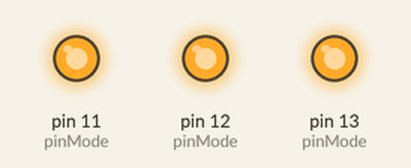
Recording of a sketch running on a simulated Arduino Uno, built with avr-gcc and run on an emulated ATmega328P. On the bench: output pins drawn as LEDs (lit = HIGH).

Above: at 0.5 s.
At 2.5 s:
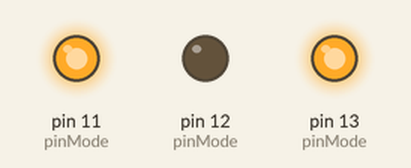
At 3.5 s:
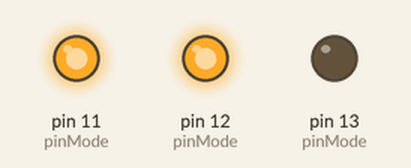
At 4.5 s:
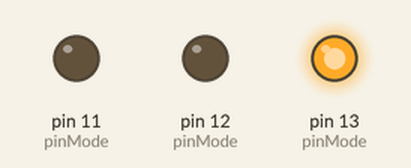
At 6.5 s:
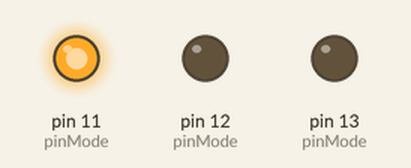
At 8.5 s:
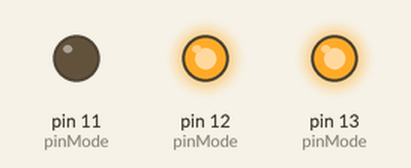
Timing chart, 0 to 9.1 s (numbered marks = the images above):
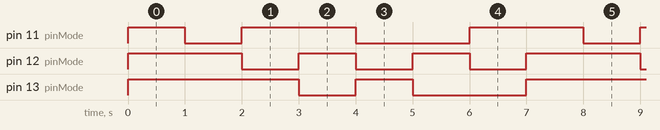

Measured:
- by itself, pin 11 (pinMode): repeats every 7.0 s: LOW 1.0 s, HIGH 2.0 s, LOW 2.0 s, HIGH 2.0 s
- by itself, pin 12 (pinMode): repeats every 7.0 s: 2 × (LOW 1.0 s, HIGH 1.0 s), LOW 1.0 s, HIGH 2.0 s
- by itself, pin 13 (pinMode): repeats every 7.0 s: LOW 1.0 s, HIGH 1.0 s, LOW 2.0 s, HIGH 3.0 s

The sketch:

allcolorled.ino
```cpp
int red=13;
int green=12;
int blue=11;
void setup() {
  // put your setup code here, to run once:
  Serial.begin(9600);
  pinMode(13,OUTPUT);   //pinMode(A0,OUTPUT);
  pinMode(12,OUTPUT);   //pinMode(A1,OUTPUT);
  pinMode(11,OUTPUT);   //pinMode(A2,OUTPUT);
}

void loop() {
  // put your main code here, to run repeatedly:

  all();
  c1();
  c2();
  c3();
  c4();
  c5();
  c6();
}
void all()
{
    digitalWrite(13,HIGH);   //analogWrite(A0,OUTPUT);
    digitalWrite(12,HIGH);
    digitalWrite(11,HIGH);
    delay(1000);
}
void c1()
{
   digitalWrite(13,HIGH);
    digitalWrite(12,HIGH);
    digitalWrite(11,LOW);
    delay(1000);

}
void c2()
{
    digitalWrite(13,HIGH);
    digitalWrite(12,LOW);
    digitalWrite(11,HIGH);
    delay(1000);

}
void c3()
{
    digitalWrite(13,LOW);
    digitalWrite(12,HIGH);
    digitalWrite(11,HIGH);
    delay(1000);

}
void c4()
{
    digitalWrite(13,HIGH);
    digitalWrite(12,LOW);
    digitalWrite(11,LOW);
    delay(1000);

}
void c5()
{
    digitalWrite(13,LOW);
    digitalWrite(12,HIGH);
    digitalWrite(11,LOW);
    delay(1000);

}
void c6()
{
    digitalWrite(13,LOW);
    digitalWrite(12,LOW);
    digitalWrite(11,HIGH);
    delay(1000);

}
```
